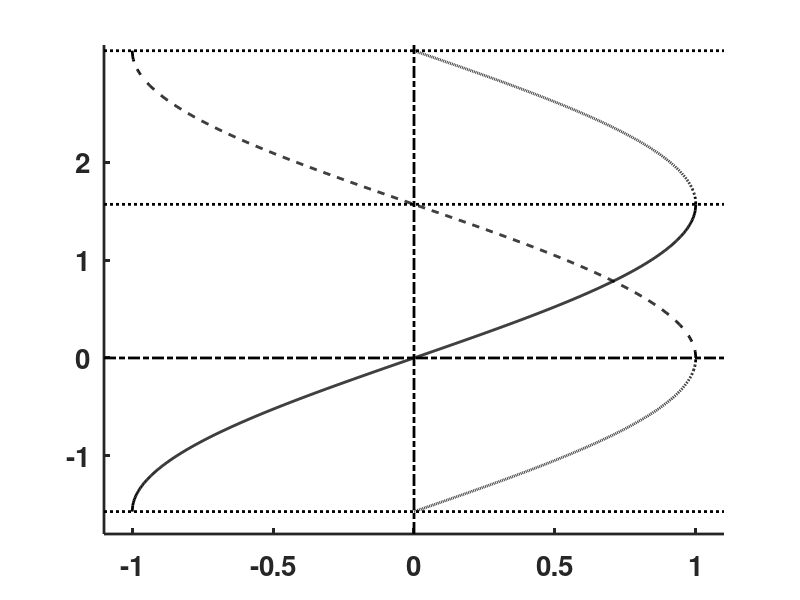

The MATLAB script that drew this image: (Note: this script raises an error after producing the figure.)
clear;  figure('Position',[100 100 400 400],'Color',[1 1 1]); clf;  hold on; 

xy=[-1.1 1.1 -1.8 3.2];
xx=linspace(-1,1,1000);  ym1=asin(xx);  
h(1)=plot(xx,ym1,'k','LineWidth',2)
xx=linspace(-1,0,1000);  ym1=asin(xx);  plot(-xx,ym1+pi,'k:','LineWidth',2)
xx=linspace(-1,1,1000);  ym1=acos(xx);  
h(2)=plot(xx,ym1,'k--','LineWidth',2)
xx=linspace(0,1,1000);  ym1=acos(xx);  plot(xx,-ym1,'k:','LineWidth',2)
set(gca,'LineWidth',2); 
axis(xy); axis manual;
plot([xy(1) xy(2)],[0 0],'k-.','LineWidth',2);
plot([0 0],[xy(3) xy(4)],'k-.','LineWidth',2);
set(gca,'XTick',[-1 -0.5 0 0.5 1],'YTick',[-1 0 1 2],'FontSize',20,'FontWeight','bold');
plot([-1.1 1.1],[pi/2 pi/2],'k:','LineWidth',2);  plot([-1.1 1.1],[-pi/2 -pi/2],'k:','LineWidth',2);
plot([-1.1 1.1],[pi pi],'k:','LineWidth',2);

%assign labels for handles
g=legend(h,' asin x','acos x',2);
set(g,'Color','none')
%export to eps (change path and file name accordingly)
% print('-depsc2',sprintf('C:\\Documents and Settings\\ajay\\Desktop\\BootCampFig_1203\\BC_2003\\matlab\\fig15_1a'));
